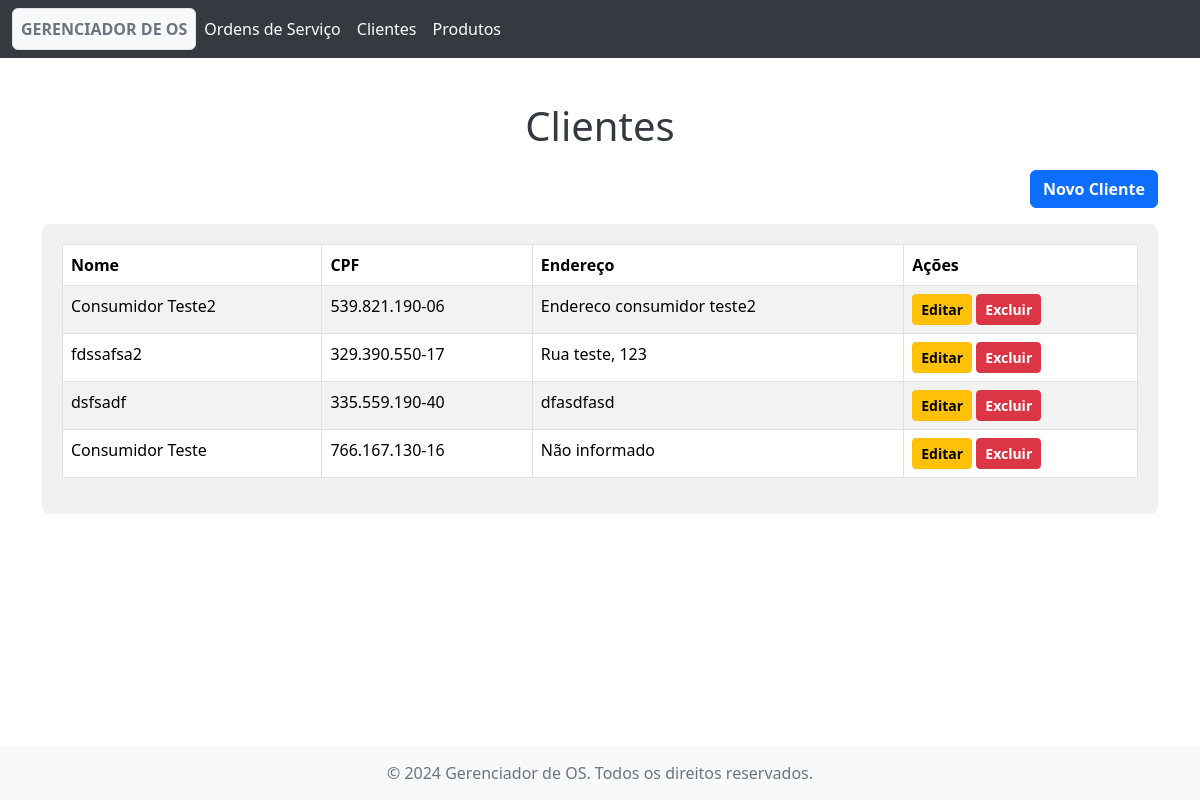
The page /client.php on the database its author committed.
### tables this page shows
CREATE TABLE `client` (
  `id` int(14) UNSIGNED NOT NULL,
  `name` varchar(255) NOT NULL,
  `cpf` varchar(14) NOT NULL,
  `address` text NOT NULL,
  `updated_at` datetime NOT NULL DEFAULT CURRENT_TIMESTAMP ON UPDATE CURRENT_TIMESTAMP,
  `created_at` datetime NOT NULL DEFAULT CURRENT_TIMESTAMP
);

### autoload.php (called while the page is built, shortened)
<?php
function autoloader($relativeFilePath) {
    $relativeFilePath = prepareClasName($relativeFilePath);
}
function prepareClasName($relativeFilePath)
{
    return sprintf(
        '%s/%s.php',
        __DIR__,
        str_replace(
            '\\',
            '/',
            $relativeFilePath
        )
    );
}

### App/Models/Client.php (called while the page is built, shortened)
<?php
class Client extends Model
{
    private string $name = '';
    private string $cpf = '';
    private string $address = '';
    private string $id = '';
    public function __construct(
        string $id = '',
        string $name = '',
        string $cpf = '',
        string $address = ''
    )
    {
        $this->id = $id;
        $this->name = $name;
        $this->cpf = $this->formatCPF($cpf);
        $this->address = $address;
    }
    public function getId(): string
    {
        return $this->id;
    }
    public function getName(): string
    {
        return $this->name;
    }
    public function getCpf(): string
    {
        return $this->cpf;
    }
    public function getAddress(): string
    {
        return $this->address;
    }
    public function formatCPF($cpf): string
    {
        $cpf = preg_replace('/\D/', '', $cpf);
        $formattedCpf = preg_replace('/(\d{3})(\d{3})(\d{3})(\d{2})/', '$1.$2.$3-$4', $cpf);
        return $formattedCpf;
    }
    public function getAllClients(): array
    {
        $result = $this->getConnection()->select(["*"], 'client');
        return $this->hydrateList($result);
    }
    public function hydrateList($data): array
    {
        $hydratedList = [];
        foreach ($data as $item) {
            $hydratedList[] = new Client(
                $item['id'],
                $item['name'],
                $item['cpf'],
                $item['address']
            );
        }
        return $hydratedList;
    }
}

### App/Database/Connection.php (called while the page is built, shortened)
<?php
class Connection
{
    private static $conn;
    public static function getConnection(): Database
    {
        if (!self::$conn) {
            try {
                self::$conn = new $relativePath(
                    self::DBNAME,
                    self::HOST,
                    self::USERNAME,
                    self::PASSWORD
                );
            } catch (Exception $e) {
                sprintf(
                    "Erro %s: %s",
                    $e->getCode() ?: 400,
                    $e->getMessage()
                );
            }
        }
        return self::$conn;
    }
}

### App/Models/Model.php (called while the page is built, shortened)
<?php
abstract class Model
{
    private Database $connection;
    public function __construct()
    {
        $this->connection = Connection::getConnection();
    }
    protected function getConnection(): Database
    {
        return $this->connection;
    }
}

### App/Database/Mysql/Mysql.php (called while the page is built, shortened)
<?php
class Mysql extends Database
{
    private string $dbname;
    private string $host;
    private string $username;
    private string $password;
    private PDO $mysqlConn;
    protected function connect(): void
    {
        try {
            $mysqlConn = new PDO(sprintf(
                    "mysql:host=%s;dbname=%s",
                    $this->getHost(),
                    $this->getDbname()
                ),
                $this->getUsername(),
                $this->getPassword()
            );
            $mysqlConn->setAttribute(PDO::ATTR_ERRMODE, PDO::ERRMODE_EXCEPTION);
            $this->mysqlConn = $mysqlConn;
          } catch(\PDOException $e) {
            printf(sprintf("Connection failed: %s", $e->getMessage()));
          }
    }
    private function getDbname(): string
    {
        return $this->dbname;
    }
    private function setDbname($dbname)
    {
        $this->dbname = $dbname;
        return $this;
    }
    private function getHost(): string
    {
        return $this->host;
    }
    private function setHost($host)
    {
        $this->host = $host;
        return $this;
    }
    private function getPassword(): string
    {
        return $this->password;
    }
    private function setPassword($password)
    {
        $this->password = $password;
        return $this;
    }
    private function getUsername(): string
    {
        return $this->username;
    }
    private function setUsername($username)
    {
        $this->username = $username;
        return $this;
    }
    private function getConn(): PDO
    {
        return $this->mysqlConn;
    }
    public function select(array $params, string $table, string $where = "", array $whereParams = []): array
    {
        try {
            $query = sprintf(
                "SELECT %s FROM %s",
                implode(", ", $params),
                $table
            );
            $stmt = $this->getConn()->prepare($query);
            $stmt->execute();
            return $stmt->fetchAll(PDO::FETCH_ASSOC);
        } catch (PDOException $e) {
            echo sprintf(
                "Code: %s \n Message: %s",
                $e->getCode() ?: 400,
                $e->getMessage()
            );
        }
    }
}

### client.php (the view, shortened to what this page needs)
<?php
require_once './assets/head.php';
$client = new Client();
$allClients = $client->getAllClients();
?>
<div class="container content mt-4">
        <h1 class="title">Clientes</h1>
        <div class="d-flex justify-content-end">
            <button type="button" class="btn btn-primary mb-3 fw-bold" data-bs-toggle="modal" data-bs-target="#clientModal" data-bs-action="save">
                Novo Cliente
            </button>
        </div>
        <div class="table-container">
            <div class="table-responsive">
                <table class="table table-bordered table-striped">
                    <thead>
                        <tr>
                            <th>Nome</th>
                            <th>CPF</th>
                            <th>Endereço</th>
                            <th>Ações</th>
                        </tr>
                    </thead>
                    <tbody>
                        <?php
                            foreach ($allClients as $client):
                        ?>
                        <tr>
                            <td><?= $client->getName() ?></td>
                            <td><?= $client->getCpf() ?></td>
                            <td><?= $client->getAddress() ?: 'Não informado' ?></td>
                            <td>
                                <button class="btn btn-sm btn-warning fw-bold" data-bs-toggle="modal" data-bs-target="#clientModal" data-bs-action="save" data-bs-client-id="<?= $client->getId() ?>">Editar</button>
                                <button class="btn btn-sm btn-danger fw-bold" data-bs-toggle="modal" data-bs-target="#clientDeleteModal" data-bs-action="delete" data-bs-client-id="<?= $client->getId() ?>">Excluir</button>
                            </td>
                        </tr>
                        <?php endforeach; ?>
                    </tbody>
                </table>
            </div>
        </div>
    </div>
<?php require_once './assets/footer.php' ?>

### assets/css/main.css (style rules this page uses)
body, html { height: 100%; margin: 0; display: flex; flex-direction: column; }
.content { flex: 1; }
.title { text-align: center; margin: 20px 0; color: #343a40; }
.table-container { background-color: #f1f1f1; padding: 20px; border-radius: 8px; }

### rows shown on the page
client: name "Consumidor Teste2", cpf "539.821.190-06", address "Endereco consumidor teste2"
client: name "fdssafsa2", cpf "329.390.550-17", address "Rua teste, 123"
client: name "dsfsadf", cpf "335.559.190-40", address "dfasdfasd"
client: name "Consumidor Teste", cpf "766.167.130-16", address "Não informado"
